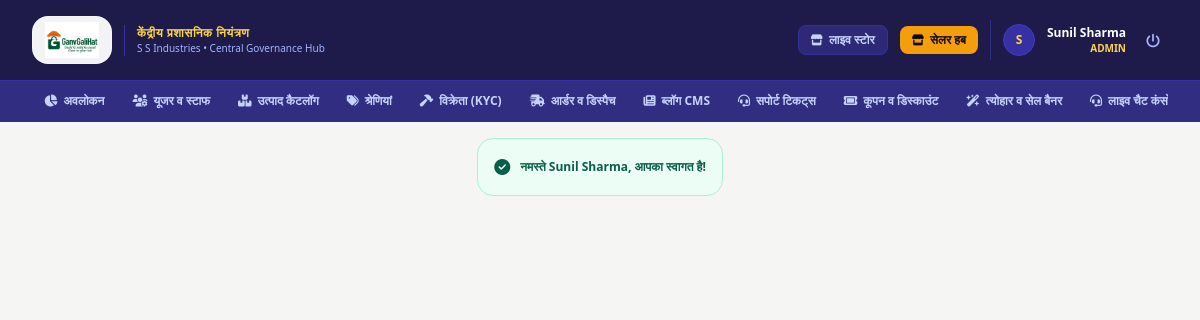
The app's page /admin/admin_header.php (signed in) with its own data.
### tables this page shows
CREATE TABLE IF NOT EXISTS `users` (
  `id` INT AUTO_INCREMENT PRIMARY KEY,
  `unique_code` VARCHAR(50) UNIQUE NOT NULL,
  `name` VARCHAR(150) NOT NULL,
  `username` VARCHAR(80) UNIQUE NOT NULL,
  `email` VARCHAR(150) UNIQUE NOT NULL,
  `phone` VARCHAR(30) NOT NULL,
  `password` VARCHAR(255) NOT NULL,
  `role` ENUM('customer', 'vendor', 'admin', 'super_admin') NOT NULL DEFAULT 'customer',
  `department` VARCHAR(150) DEFAULT NULL,
  `avatar` VARCHAR(255) DEFAULT NULL,
  `city` VARCHAR(100) DEFAULT 'Hardoi',
  `state` VARCHAR(100) DEFAULT 'Uttar Pradesh',
  `pincode` VARCHAR(20) DEFAULT '241001',
  `address` TEXT DEFAULT NULL,
  `status` ENUM('active', 'pending', 'suspended') DEFAULT 'active',
  `created_at` TIMESTAMP DEFAULT CURRENT_TIMESTAMP
);

### includes/functions.php (called while the page is built, shortened)
<?php
require_once __DIR__ . '/../config/shipping.php';
function get_flash() {
    if (isset($_SESSION['flash'])) {
        $flash = $_SESSION['flash'];
        return $flash;
    }
    return null;
}
function get_logged_in_user() {
    global $pdo;
    if (!empty($_SESSION['user_id'])) {
        $stmt = $pdo->prepare("SELECT * FROM users WHERE id = ? AND status = 'active' LIMIT 1");
        $stmt->execute([$_SESSION['user_id']]);
        return $stmt->fetch();
    }
    return null;
}

### admin/admin_header.php (the view, shortened to what this page needs)
<?php
require_once __DIR__ . '/../includes/functions.php';
$admin_user = get_logged_in_user();
$current_page = basename($_SERVER['PHP_SELF']);
$flash = get_flash();
?>
<!DOCTYPE html>
<html lang="hi" class="h-full bg-stone-100">
<head>
  <script src="https://cdn.tailwindcss.com"></script>
  <link rel="stylesheet" href="https://cdnjs.cloudflare.com/ajax/libs/font-awesome/6.5.1/css/all.min.css">
  <link rel="stylesheet" href="/assets/css/style.css">
</head>
<body class="h-full flex flex-col font-sans text-gray-800 antialiased bg-stone-100">
  <header class="bg-indigo-950 text-white border-b border-indigo-900 sticky top-0 z-40">
    <div class="max-w-7xl mx-auto px-3 sm:px-6 lg:px-8">
      <div class="flex items-center justify-between h-16 sm:h-20 gap-3">
        <div class="flex items-center gap-3">
          <a href="/admin/index.php" class="flex items-center gap-3 group py-1" title="GaunGaliHat Master Admin">
            <div class="h-10 sm:h-12 bg-white/95 px-3 py-1.5 rounded-2xl shadow-sm flex items-center border border-white/20 transition-transform group-hover:scale-105">
              <img src="/logo.png" alt="GaunGaliHat" class="h-7 sm:h-9 w-auto object-contain" />
            </div>
            <div class="hidden md:block border-l border-indigo-800 pl-3">
              <span class="text-xs font-black uppercase tracking-wider text-amber-300 block">केंद्रीय प्रशासनिक नियंत्रण</span>
              <span class="text-[10px] text-indigo-300 block">S S Industries • Central Governance Hub</span>
            </div>
          </a>
        </div>
        <div class="flex items-center gap-2 sm:gap-3">
          <a href="/" target="_blank" class="hidden lg:inline-flex items-center gap-1.5 px-3 py-1.5 rounded-lg bg-indigo-900/80 hover:bg-indigo-900 text-indigo-200 text-xs font-semibold transition border border-indigo-800">
            <i class="fa-solid fa-store text-[11px]"></i> लाइव स्टोर
          </a>
          <a href="/seller/dashboard.php" class="hidden sm:inline-flex items-center gap-1.5 px-3 py-1.5 rounded-lg bg-amber-500 hover:bg-amber-600 text-stone-950 text-xs font-bold transition shadow-sm">
            <i class="fa-solid fa-store text-[11px]"></i> सेलर हब
          </a>
          <div class="flex items-center gap-2 sm:gap-3 pl-2 sm:pl-3 border-l border-indigo-900">
            <div class="w-8 h-8 rounded-full overflow-hidden bg-indigo-800 text-amber-300 font-bold flex items-center justify-center text-xs border border-indigo-700">
              <?php if (!empty($admin_user['avatar'])): ?>
                <img src="<?= htmlspecialchars($admin_user['avatar']) ?>" alt="Admin" class="w-full h-full object-cover">
              <?php else: ?>
                <?= strtoupper(mb_substr($admin_user['name'], 0, 1)) ?>
              <?php endif; ?>
            </div>
            <div class="text-right hidden sm:block">
              <div class="text-xs font-bold text-white"><?= htmlspecialchars($admin_user['name']) ?></div>
              <div class="text-[10px] text-amber-300 uppercase font-semibold"><?= htmlspecialchars($admin_user['role']) ?></div>
            </div>
            <a href="/logout.php" class="p-2 text-indigo-300 hover:text-red-400 rounded-lg hover:bg-indigo-900 transition" title="लॉगआउट">
              <i class="fa-solid fa-power-off text-sm"></i>
            </a>
          </div>
        </div>
      </div>
    </div>
    <div class="bg-indigo-900 border-t border-indigo-800 px-3 sm:px-6 lg:px-8">
      <div class="max-w-7xl mx-auto flex items-center gap-1 overflow-x-auto py-1 scrollbar-none text-xs font-bold">
        <a href="/admin/index.php"
          class="px-3 py-2 rounded-lg transition whitespace-nowrap flex items-center gap-1.5 <?= $current_page === 'index.php' ? 'bg-indigo-600 text-white' : 'text-indigo-200 hover:text-white hover:bg-indigo-800' ?>">
          <i class="fa-solid fa-chart-pie"></i> अवलोकन
        </a>
        <a href="/admin/users.php"
          class="px-3 py-2 rounded-lg transition whitespace-nowrap flex items-center gap-1.5 <?= $current_page === 'users.php' ? 'bg-indigo-600 text-white' : 'text-indigo-200 hover:text-white hover:bg-indigo-800' ?>">
          <i class="fa-solid fa-users-gear"></i> यूजर व स्टाफ
        </a>
        <a href="/admin/products.php"
          class="px-3 py-2 rounded-lg transition whitespace-nowrap flex items-center gap-1.5 <?= $current_page === 'products.php' ? 'bg-indigo-600 text-white' : 'text-indigo-200 hover:text-white hover:bg-indigo-800' ?>">
          <i class="fa-solid fa-boxes-stacked"></i> उत्पाद कैटलॉग
        </a>
        <a href="/admin/categories.php"
          class="px-3 py-2 rounded-lg transition whitespace-nowrap flex items-center gap-1.5 <?= $current_page === 'categories.php' ? 'bg-indigo-600 text-white' : 'text-indigo-200 hover:text-white hover:bg-indigo-800' ?>">
          <i class="fa-solid fa-tags"></i> श्रेणियां
        </a>
        <a href="/admin/vendors.php"
          class="px-3 py-2 rounded-lg transition whitespace-nowrap flex items-center gap-1.5 <?= $current_page === 'vendors.php' ? 'bg-indigo-600 text-white' : 'text-indigo-200 hover:text-white hover:bg-indigo-800' ?>">
          <i class="fa-solid fa-hammer"></i> विक्रेता (KYC)
        </a>
        <a href="/admin/orders.php"
          class="px-3 py-2 rounded-lg transition whitespace-nowrap flex items-center gap-1.5 <?= $current_page === 'orders.php' ? 'bg-indigo-600 text-white' : 'text-indigo-200 hover:text-white hover:bg-indigo-800' ?>">
          <i class="fa-solid fa-truck-fast"></i> आर्डर व डिस्पैच
        </a>
        <a href="/admin/blogs.php"
          class="px-3 py-2 rounded-lg transition whitespace-nowrap flex items-center gap-1.5 <?= $current_page === 'blogs.php' ? 'bg-indigo-600 text-white' : 'text-indigo-200 hover:text-white hover:bg-indigo-800' ?>">
          <i class="fa-solid fa-newspaper"></i> ब्लॉग CMS
        </a>
        <a href="/admin/tickets.php"
          class="px-3 py-2 rounded-lg transition whitespace-nowrap flex items-center gap-1.5 <?= $current_page === 'tickets.php' ? 'bg-indigo-600 text-white' : 'text-indigo-200 hover:text-white hover:bg-indigo-800' ?>">
          <i class="fa-solid fa-headset"></i> सपोर्ट टिकट्स
        </a>
        <a href="/admin/coupons.php"
          class="px-3 py-2 rounded-lg transition whitespace-nowrap flex items-center gap-1.5 <?= $current_page === 'coupons.php' ? 'bg-indigo-600 text-white' : 'text-indigo-200 hover:text-white hover:bg-indigo-800' ?>">
          <i class="fa-solid fa-ticket"></i> कूपन व डिस्काउंट
        </a>
        <a href="/admin/hero_customizer.php"
          class="px-3 py-2 rounded-lg transition whitespace-nowrap flex items-center gap-1.5 <?= $current_page === 'hero_customizer.php' ? 'bg-indigo-600 text-white' : 'text-indigo-200 hover:text-white hover:bg-indigo-800' ?>">
          <i class="fa-solid fa-wand-magic-sparkles"></i> त्योहार व सेल बैनर
        </a>
        <a href="/admin/live_chat.php"
          class="px-3 py-2 rounded-lg transition whitespace-nowrap flex items-center gap-1.5 <?= $current_page === 'live_chat.php' ? 'bg-indigo-600 text-white' : 'text-indigo-200 hover:text-white hover:bg-indigo-800' ?>">
          <i class="fa-solid fa-headset"></i> लाइव चैट कंसोल
        </a>
      </div>
    </div>
  </header>
  <?php if ($flash): ?>
    <div class="max-w-7xl mx-auto px-4 sm:px-6 lg:px-8 mt-4">
      <div class="p-4 rounded-2xl text-xs font-semibold flex items-center gap-2.5 <?= $flash['type'] === 'success' ? 'bg-emerald-50 text-emerald-800 border border-emerald-200' : 'bg-red-50 text-red-800 border border-red-200' ?>">
        <i class="fa-solid <?= $flash['type'] === 'success' ? 'fa-circle-check' : 'fa-circle-exclamation' ?> text-base flex-shrink-0"></i>
        <span><?= htmlspecialchars($flash['message']) ?></span>
      </div>
    </div>
  <?php endif; ?>
  <main class="flex-1 py-5 sm:py-8">

### records on screen
users: name "S", name "Sunil Sharma", role "ADMIN"

### other values on screen
$flash['message'] "नमस्ते Sunil Sharma, आपका स्वागत है!"
